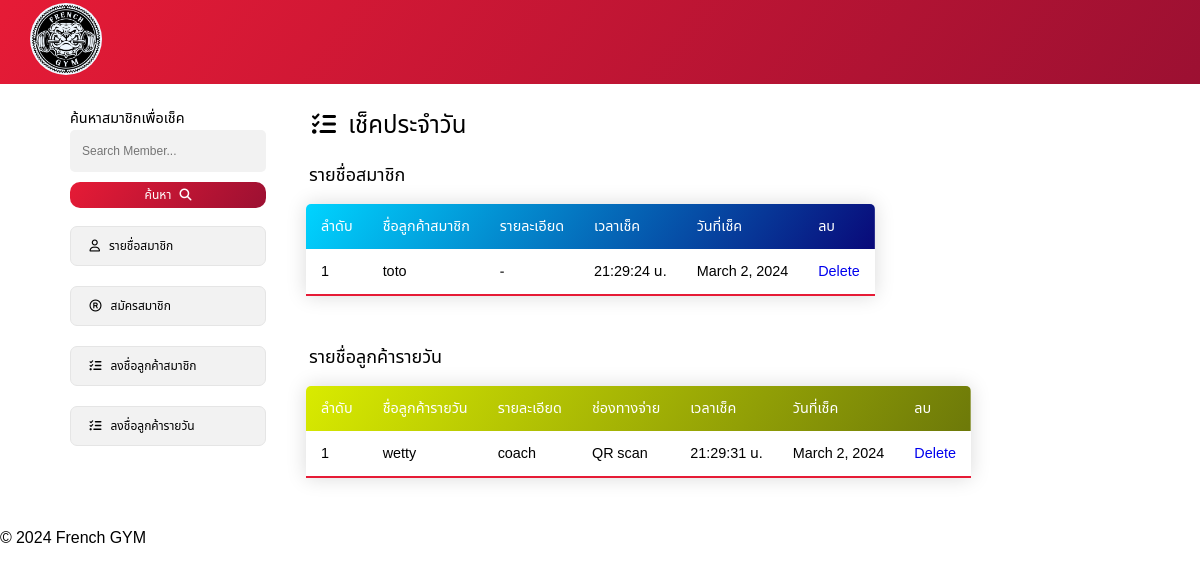
/check/, run on the app's committed database.
### membership/models.py (models this page shows, shortened)
class Member_checkin(models.Model):
    mem_check_id = models.AutoField(primary_key=True)
    name = models.CharField(max_length=100)
    tel = models.CharField(max_length=15)
    des = models.TextField()
    reg_current_time = models.CharField(max_length=20)
    date = models.DateField()

class Users(models.Model):
    user_id = models.AutoField(primary_key=True)
    name = models.CharField(max_length=20)
    des = models.TextField()
    pay = models.CharField(max_length=20)
    current_time = models.CharField(max_length=20)
    date = models.DateField()

### membership/views.py (the view)
# urls.py: path('check/', check),
def check(req):
    obj = Users.objects.all()
    member_check = Member_checkin.objects.all()
    return render(req, 'check_in.html', {'Users':obj, 'Member_check': member_check})

### membership/templates/check_in.html (shortened to what this page needs)
{% load static %}
<!DOCTYPE html>
<html lang="en">
<head>
    <link rel="stylesheet" href="{% static 'css/style.css' %}">
    <link rel="stylesheet" href="https://cdnjs.cloudflare.com/ajax/libs/font-awesome/6.5.1/css/all.min.css" />
</head>
<body>
    <nav>
        <div class="logo">
            <a href="/">
                <img src="{% static 'images/logo.png'%}" alt="">
            </a>
        </div>
    </nav>
    <div class="container">
        <div class="sidebar">
            <form action="/search_results_member/" method="GET">
                <div class="box-search">
                    <label class="title-search" for="search">ค้นหาสมาชิกเพื่อเช็ค</label>
                    <input type="text" class="member-search" name="q" placeholder="Search Member..." required>
                    <button type="submit" class="button-search">ค้นหา
                        <i class="fas fa-magnifying-glass" style="margin-left: 5px;"></i>
                    </button>
                </div>
            </form>
            <a href="/" class="sidebar-menus">
                <i class="fa-regular fa-user"></i>
                รายชื่อสมาชิก
            </a>
            <a href="/form/" class="sidebar-menus">
                <i class="fa-regular fa-registered"></i>
                สมัครสมาชิก
            </a>
            <a href="/check_member/" class="sidebar-menus">
                <i class="fas fa-list-check"></i>
                ลงชื่อลูกค้าสมาชิก
            </a>
            <a href="/user_form/" class="sidebar-menus">
                <i class="fas fa-list-check"></i>
                ลงชื่อลูกค้ารายวัน
            </a>
        </div>
        <div class="main-content">
            <div class="title-head">
                <h1 class="text-head">
                    <i class="fas fa-list-check"></i>
                    เช็คประจำวัน</h1>
            </div>
            <div class="container-table">
                <h3 class="display-6">รายชื่อสมาชิก</h3>
                <table class="table" cellpadding="0">
                    <thead>
                        <tr style="background: linear-gradient(125deg,#00d4ff, #090979);">
                            <th>ลำดับ</th>
                            <th>ชื่อลูกค้าสมาชิก</th>
                            <th>รายละเอียด</th>
                            <th>เวลาเช็ค</th>
                            <th>วันที่เช็ค</th>
                            <th>ลบ</th>
                        </tr>
                    </thead>
                    <tbody>
                        {% for r in Member_check %}
                        <tr>
                            <td>{{ forloop.counter }}</td>
                            <td>{{ r.name }}</td>
                            <td>{{ r.des }}</td>
                            <td>{{ r.reg_current_time }} น.</td>
                            <td>{{ r.date }}</td>
                            <td><a href="/delete_member_check/{{r.mem_check_id}}" class="button-delete">Delete</a></td>
                        </tr>
                        {% endfor %}
                    </tbody>
                </table>
            </div>
            <br>
            <div class="container-table">
                <h3 class="display-6">รายชื่อลูกค้ารายวัน</h3>
                <table class="table">
                    <thead>
                        <tr style="background: linear-gradient(125deg,#d9eb00, #6d7909);">
                            <th>ลำดับ</th>
                            <th>ชื่อลูกค้ารายวัน</th>
                            <th>รายละเอียด</th>
                            <th>ช่องทางจ่าย</th>
                            <th>เวลาเช็ค</th>
                            <th>วันที่เช็ค</th>
                            <th>ลบ</th>
                        </tr>
                    </thead>
                    <tbody>
                        {% for i in Users %}
                        <tr>
                            <td>{{ forloop.counter }}</td>
                            <td>{{ i.name }}</td>
                            <td>{{ i.des }}</td>
                            <td>{{ i.pay }}</td>
                            <td>{{ i.current_time }} น.</td>
                            <td>{{ i.date }}</td>
                            <td><a href="/delete_user/{{i.user_id}}" class="button-delete">Delete</a></td>
                        </tr>
                        {% endfor %}
                    </tbody>
                </table>
            </div>
        </div>
    </div>
    <br>
    <footer>
        <p>© 2024 French GYM</p>
    </footer>
</body>
</html>

### static/css/style.css (style rules this page uses)
* { margin: 0; padding: 0; box-sizing: border-box; font-family: "Noto Sans", sans-serif; font-family: "Noto Sans Thai", sans-serif; font-optical-sizing: auto; font-weight: 500; font-style: normal; font-variation-settings: "wdth" 100; text-decoration: none; }
nav { display: flex; justify-content: space-between; padding: 10px; height: 7vw; width: 100%; background: linear-gradient(125deg,#e61b36, #9c1032); align-items: center; }
.logo a img { width: 6vw; object-fit: contain; background-color: aliceblue; border-radius: 50%; margin-left: 20px; }
.container { margin: 0 auto; width: 90vw; display: flex; }
.sidebar { width: 20%; padding: 10px; display: flex; flex-direction: column; min-width: 20vh; }
.member-search { border: none; padding: 10px; border-radius: 5px; background: #f2f2f2; transition: 0.3s; width: 100%; font-size: 1vw; border: 2px solid transparent; outline: none; }
.sidebar-menus { background: #f2f2f2; margin-bottom: 20px; padding: 10px; border-radius: 7px; border: 1px solid #e5e5e5; color: #000; transition: 300ms; font-size: 1vw; }
.sidebar-menus i { margin-left: 0.70vw; margin-right: 0.5vw; }
.main-content { margin-left: 2.5vw; }
.table { border-collapse: collapse; font-size: 0.9em; min-width: 400px; border-radius: 5px 5px 0 0; overflow: hidden; box-shadow: 0 0 20px rgba(0, 0, 0, 0.15); margin-top: 1.25vw; }
.table thead tr { background: linear-gradient(125deg,#e61b36, #9c1032); color: #ffffff; text-align: left; font-weight: bold; }
.table th, .table td { padding: 12px 15px; }
.table tbody tr { border-bottom: 1px solid #dddddd; }
.table tbody tr:last-of-type { border-bottom: 2px solid #e61b36; }
.title-head h1 { font-size: 2vw; margin: 2vw 0 1.5vw 0.5vw; }
.title-head h1 i { margin-right: 0.5vw; }
.button-search { height: 2.2vw; width: 100%; color: #fff; background: linear-gradient(125deg, #e61b36, #9c1032); border-radius: 10px; border: none; transition: 0.5ms; font-size: 1vw; }
.box-search label { font-size: 1.2vw; font-weight: 500; position: relative; margin-bottom: 20px; }
.box-search { margin-top: 1vw; margin-bottom: 1.5vw; }
.box-search input ,.box-search label { margin-bottom: 10px; }
.text-head { margin-bottom: 15px; }
h3 { margin: 0 0 0.75vw 0.25vw; font-size: 1.5vw; }
.container-table { margin-bottom: 2vw; }

### data on the page
Member_checkin: name "toto", des "-", reg_current_time "21:29:24", date "March 2, 2024"
Users: name "wetty", des "coach", pay "QR scan", current_time "21:29:31", date "March 2, 2024"
